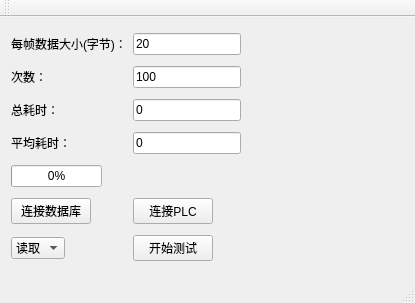
<?xml version="1.0" encoding="UTF-8"?>
<ui version="4.0">
 <class>MainWindow</class>
 <widget class="QMainWindow" name="MainWindow">
  <property name="geometry">
   <rect>
    <x>0</x>
    <y>0</y>
    <width>415</width>
    <height>303</height>
   </rect>
  </property>
  <property name="sizePolicy">
   <sizepolicy hsizetype="Fixed" vsizetype="Fixed">
    <horstretch>0</horstretch>
    <verstretch>0</verstretch>
   </sizepolicy>
  </property>
  <property name="windowTitle">
   <string>MainWindow</string>
  </property>
  <widget class="QWidget" name="centralWidget">
   <layout class="QHBoxLayout" name="horizontalLayout">
    <item>
     <layout class="QGridLayout" name="gridLayout">
      <property name="sizeConstraint">
       <enum>QLayout::SetFixedSize</enum>
      </property>
      <item row="1" column="0">
       <widget class="QLabel" name="label_2">
        <property name="sizePolicy">
         <sizepolicy hsizetype="Fixed" vsizetype="Fixed">
          <horstretch>0</horstretch>
          <verstretch>0</verstretch>
         </sizepolicy>
        </property>
        <property name="text">
         <string>次数：</string>
        </property>
       </widget>
      </item>
      <item row="5" column="0">
       <widget class="QPushButton" name="m_conDBBtn">
        <property name="sizePolicy">
         <sizepolicy hsizetype="Fixed" vsizetype="Fixed">
          <horstretch>0</horstretch>
          <verstretch>0</verstretch>
         </sizepolicy>
        </property>
        <property name="text">
         <string>连接数据库</string>
        </property>
       </widget>
      </item>
      <item row="0" column="1">
       <widget class="QLineEdit" name="m_frameSizeEdit">
        <property name="sizePolicy">
         <sizepolicy hsizetype="Fixed" vsizetype="Fixed">
          <horstretch>0</horstretch>
          <verstretch>0</verstretch>
         </sizepolicy>
        </property>
        <property name="text">
         <string>20</string>
        </property>
       </widget>
      </item>
      <item row="2" column="0">
       <widget class="QLabel" name="label_3">
        <property name="sizePolicy">
         <sizepolicy hsizetype="Fixed" vsizetype="Fixed">
          <horstretch>0</horstretch>
          <verstretch>0</verstretch>
         </sizepolicy>
        </property>
        <property name="text">
         <string>总耗时：</string>
        </property>
       </widget>
      </item>
      <item row="1" column="1">
       <widget class="QLineEdit" name="m_testCount">
        <property name="sizePolicy">
         <sizepolicy hsizetype="Fixed" vsizetype="Fixed">
          <horstretch>0</horstretch>
          <verstretch>0</verstretch>
         </sizepolicy>
        </property>
        <property name="text">
         <string>100</string>
        </property>
       </widget>
      </item>
      <item row="5" column="1">
       <widget class="QPushButton" name="m_conPlcBtn">
        <property name="sizePolicy">
         <sizepolicy hsizetype="Fixed" vsizetype="Fixed">
          <horstretch>0</horstretch>
          <verstretch>0</verstretch>
         </sizepolicy>
        </property>
        <property name="text">
         <string>连接PLC</string>
        </property>
       </widget>
      </item>
      <item row="6" column="1">
       <widget class="QPushButton" name="m_startTestBtn">
        <property name="sizePolicy">
         <sizepolicy hsizetype="Fixed" vsizetype="Fixed">
          <horstretch>0</horstretch>
          <verstretch>0</verstretch>
         </sizepolicy>
        </property>
        <property name="text">
         <string>开始测试</string>
        </property>
       </widget>
      </item>
      <item row="3" column="0">
       <widget class="QLabel" name="label_4">
        <property name="sizePolicy">
         <sizepolicy hsizetype="Fixed" vsizetype="Fixed">
          <horstretch>0</horstretch>
          <verstretch>0</verstretch>
         </sizepolicy>
        </property>
        <property name="text">
         <string>平均耗时：</string>
        </property>
       </widget>
      </item>
      <item row="0" column="0">
       <widget class="QLabel" name="label">
        <property name="sizePolicy">
         <sizepolicy hsizetype="Fixed" vsizetype="Fixed">
          <horstretch>0</horstretch>
          <verstretch>0</verstretch>
         </sizepolicy>
        </property>
        <property name="text">
         <string>每帧数据大小(字节)：</string>
        </property>
       </widget>
      </item>
      <item row="3" column="1">
       <widget class="QLineEdit" name="m_averageTime">
        <property name="sizePolicy">
         <sizepolicy hsizetype="Fixed" vsizetype="Fixed">
          <horstretch>0</horstretch>
          <verstretch>0</verstretch>
         </sizepolicy>
        </property>
        <property name="text">
         <string>0</string>
        </property>
       </widget>
      </item>
      <item row="2" column="1">
       <widget class="QLineEdit" name="m_useTime">
        <property name="sizePolicy">
         <sizepolicy hsizetype="Fixed" vsizetype="Fixed">
          <horstretch>0</horstretch>
          <verstretch>0</verstretch>
         </sizepolicy>
        </property>
        <property name="text">
         <string>0</string>
        </property>
       </widget>
      </item>
      <item row="6" column="0">
       <widget class="QComboBox" name="m_modeCombox">
        <property name="sizePolicy">
         <sizepolicy hsizetype="Fixed" vsizetype="Fixed">
          <horstretch>0</horstretch>
          <verstretch>0</verstretch>
         </sizepolicy>
        </property>
        <property name="layoutDirection">
         <enum>Qt::LeftToRight</enum>
        </property>
        <item>
         <property name="text">
          <string>读取</string>
         </property>
        </item>
        <item>
         <property name="text">
          <string>写入</string>
         </property>
        </item>
       </widget>
      </item>
      <item row="4" column="0">
       <widget class="QProgressBar" name="m_progressBar">
        <property name="sizePolicy">
         <sizepolicy hsizetype="Fixed" vsizetype="Fixed">
          <horstretch>0</horstretch>
          <verstretch>0</verstretch>
         </sizepolicy>
        </property>
        <property name="value">
         <number>0</number>
        </property>
       </widget>
      </item>
     </layout>
    </item>
    <item>
     <widget class="QCustomPlot" name="m_chartView" native="true"/>
    </item>
   </layout>
  </widget>
  <widget class="QMenuBar" name="menuBar">
   <property name="geometry">
    <rect>
     <x>0</x>
     <y>0</y>
     <width>415</width>
     <height>22</height>
    </rect>
   </property>
  </widget>
  <widget class="QToolBar" name="mainToolBar">
   <attribute name="toolBarArea">
    <enum>TopToolBarArea</enum>
   </attribute>
   <attribute name="toolBarBreak">
    <bool>false</bool>
   </attribute>
  </widget>
  <widget class="QStatusBar" name="statusBar"/>
 </widget>
 <layoutdefault spacing="6" margin="11"/>
 <customwidgets>
  <customwidget>
   <class>QCustomPlot</class>
   <extends>QWidget</extends>
   <header>qcustomplot.h</header>
   <container>1</container>
  </customwidget>
 </customwidgets>
 <resources/>
 <connections/>
</ui>
